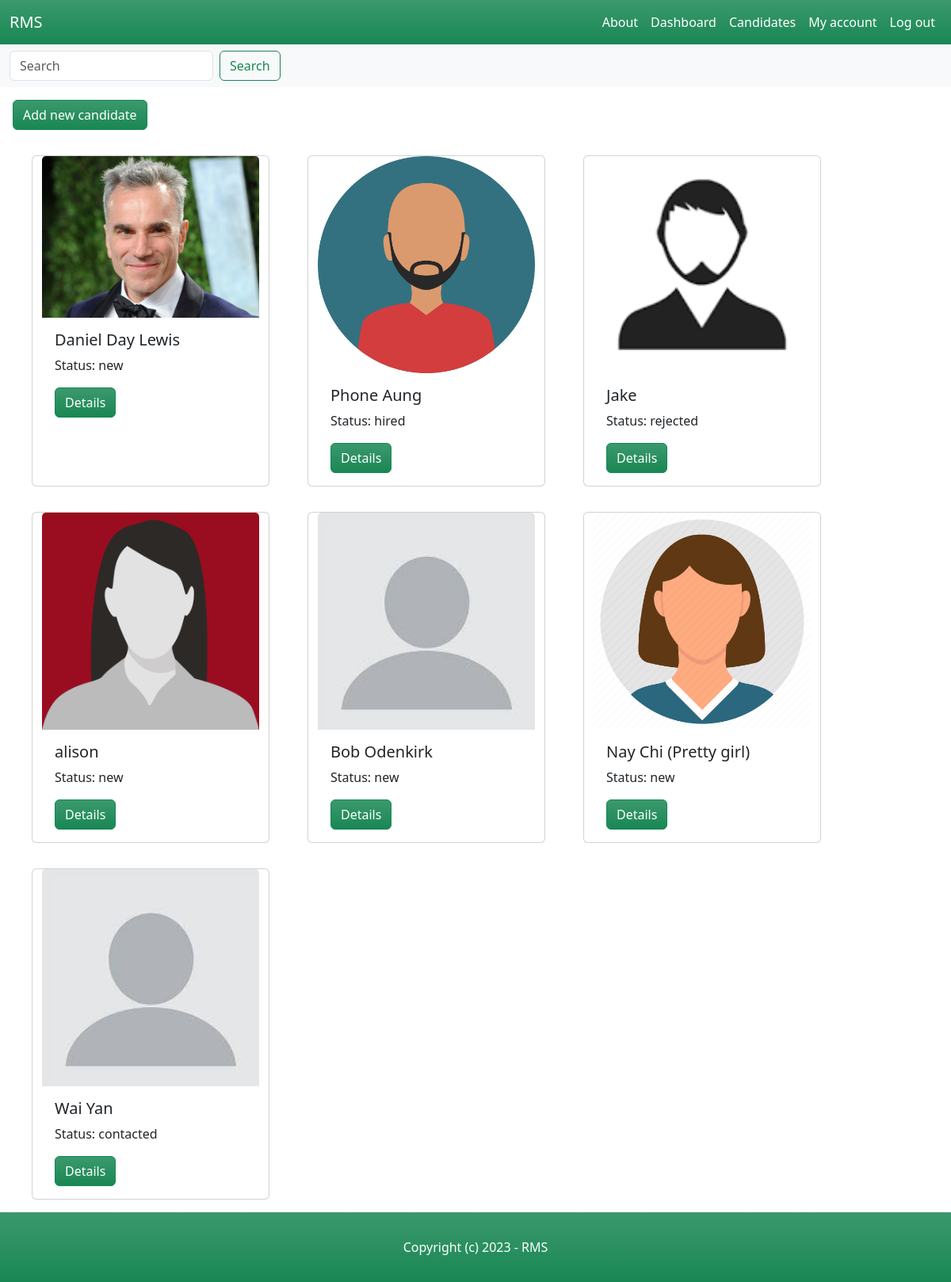
The page /dashboard/candidates/ (signed in) on the database as committed earlier.
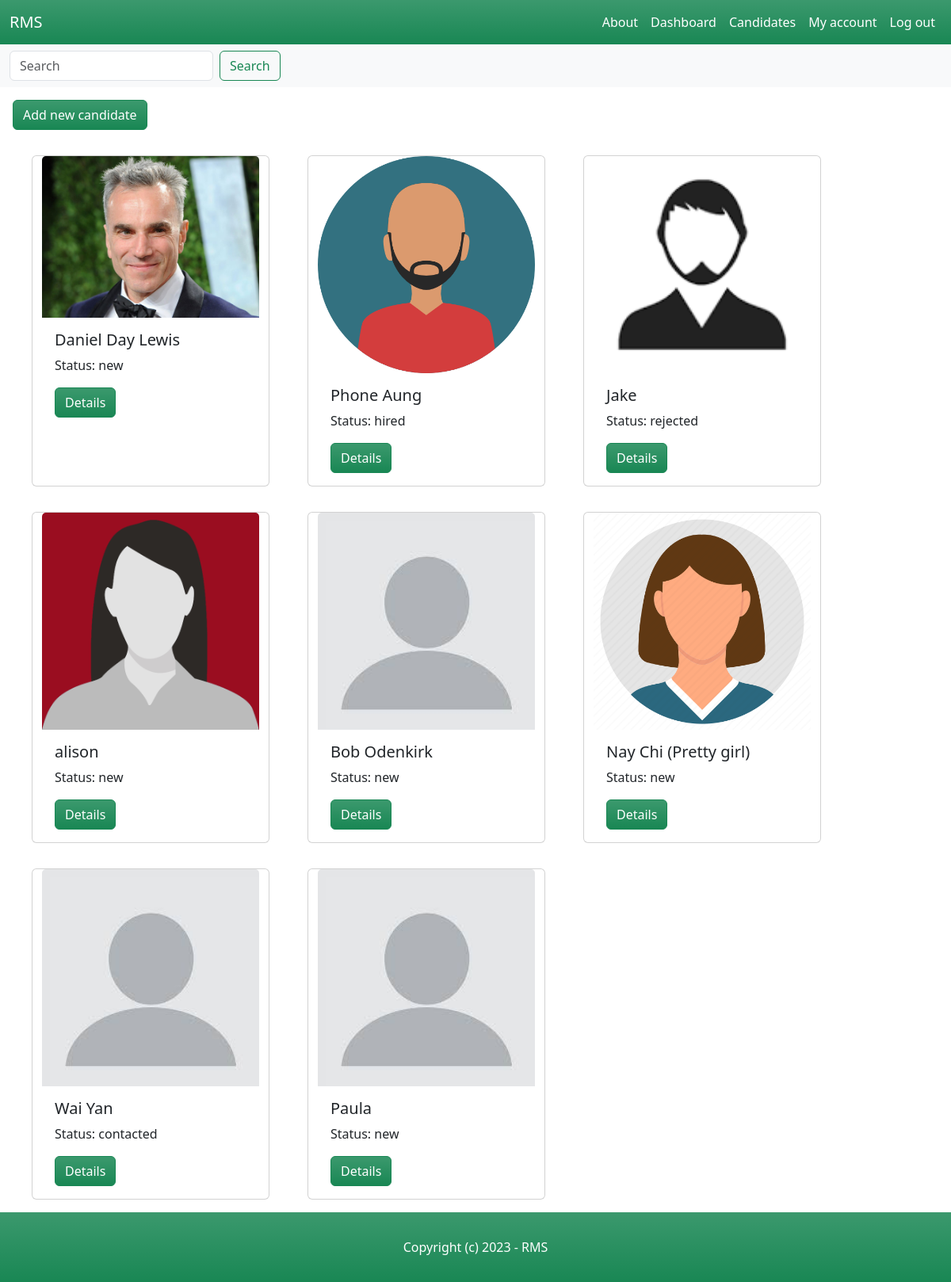
The same page on the database as committed later.
### candidate/models.py (models this page shows, shortened)
class Candidate(models.Model):
    NEW = 'new'
    CONTACTED = 'contacted'
    INTERVIEWED = 'interviewed'
    HIRED = 'hired'
    REJECTED = 'rejected'
    CHOICES_STATUS = (
        (NEW, 'New'),
        (CONTACTED, 'Contacted'),
        (INTERVIEWED, 'Interviewed'),
        (HIRED, 'Hired'),
        (REJECTED, 'Rejected'),
    )
    name = models.CharField(max_length=255)
    description = models.TextField(blank=True, null=True)
    status = models.CharField(max_length=11, choices=CHOICES_STATUS, default=NEW)
    email = models.EmailField()
    phone = models.PositiveIntegerField()
    image = models.ImageField(upload_to='candidate_images', default='default_image.jpg', blank=True, null=True)
    resume = models.FileField(upload_to='resumes/', blank=True, null=True)
    is_active = models.BooleanField(default=True)
    created_by = models.ForeignKey(User, related_name='candidates', on_delete=models.CASCADE)
    created_at = models.DateTimeField(auto_now_add=True)
    modified_at = models.DateTimeField(auto_now=True)
    last_modified_by = models.ForeignKey(User, related_name='candidate', blank=True, null=True, on_delete=models.CASCADE)

### candidate/views.py (the view)
# urls.py: path('', views.candidates_list, name='candidates_list'),
@login_required
def candidates_list(request):
    candidates = Candidate.objects.filter(is_active=True)
    query = request.GET.get('query')
    if query:
        candidates = candidates.filter(name__icontains=query)
    return render(request, 'candidate/candidate_list.html', {
        'candidates': candidates,
        'query': query,
    })

### candidate/templates/candidate/candidate_list.html (shortened to what this page needs)
{% extends 'core/base.html' %}
{% block content %}
    <nav class="navbar bg-body-tertiary">
        <div class="container-fluid">
            <form method="get" action="{% url 'candidates_list' %}?query={{ query }}" class="d-flex" role="search">
                <input name="query" class="form-control me-2" type="search" placeholder="Search" aria-label="Search">
                <button class="btn btn-outline-success" type="submit">Search</button>
            </form>
        </div>
    </nav>
    <button class="mx-3 my-3 btn btn-success bg-gradient"><a class="nav-link text-white" href="{% url 'add_candidate' %}">Add new candidate</a></button>
    {% if candidates %}
    <div class="row mx-3">
        {% for candidate in candidates %}
        <div class="card mx-4 my-3" style="width: 300px;">
            <img src="{{ candidate.image.url }}" class="card-img-top" alt="{{ candidate.name }}">
            <div class="card-body">
                <h5 class="card-title">{{ candidate.name }}</h5>
                <p class="card-text">Status: {{ candidate.status }}</p>
                <a href="{% url 'candidate_details' candidate.id %}" class="btn btn-success bg-gradient">Details</a>
            </div>
        </div>
        {% endfor %}
    </div>
    {% else %}
        <div class="row mx-3">
            <p>no candidates found</p>
        </div>
    {% endif %}
{% endblock %}

### core/templates/core/base.html (shortened to what this page needs)
<!DOCTYPE html>
<html lang="en">
    <head>
        <link href="https://cdn.jsdelivr.net/npm/bootstrap@5.3.0/dist/css/bootstrap.min.css" rel="stylesheet">
    </head>
    <body>
        <nav class="navbar navbar-expand-lg bg-success bg-gradient">
            <div class="container-fluid">
                <a class="navbar-brand text-white" href="/">RMS</a>
                <div class="collapse navbar-collapse" id="navbarSupportedContent">
                    <ul class="navbar-nav ms-auto mb-2 mb-lg-0">
                        <li class="nav-item">
                            <a class="nav-link text-white" href="{% url 'about' %}">About</a>
                        </li>
                        {% if request.user.is_authenticated %}
                            <li class="nav-item">
                                <a class="nav-link active text-white" aria-current="page" href="{% url 'dashboard' %}">Dashboard</a>
                            </li>
                            <li class="nav-item">
                                <a class="nav-link text-white" href="{% url 'candidates_list' %}">Candidates</a>
                            </li>
                            <li class="nav-item">
                                <a class="nav-link text-white" href="#">My account</a>
                            </li>
                            <li class="nav-item">
                                <a class="nav-link text-white" href="{% url 'logout' %}">Log out</a>
                            </li>
                        {% endif %}
                    </ul>
                </div>
            </div>
        </nav>
        {% block content %}
        {% endblock %}
        <footer class="bg-success bg-gradient pt-3 pb-3">
            <div class="mt-3 text-center">
                <p class="text-white">Copyright (c) 2023 - RMS</p>
            </div>
        </footer>
    </body>
</html>

Rows that differ between the two databases and show on the page:
added Candidate: image (placeholder picture), name "Paula", status "new"
